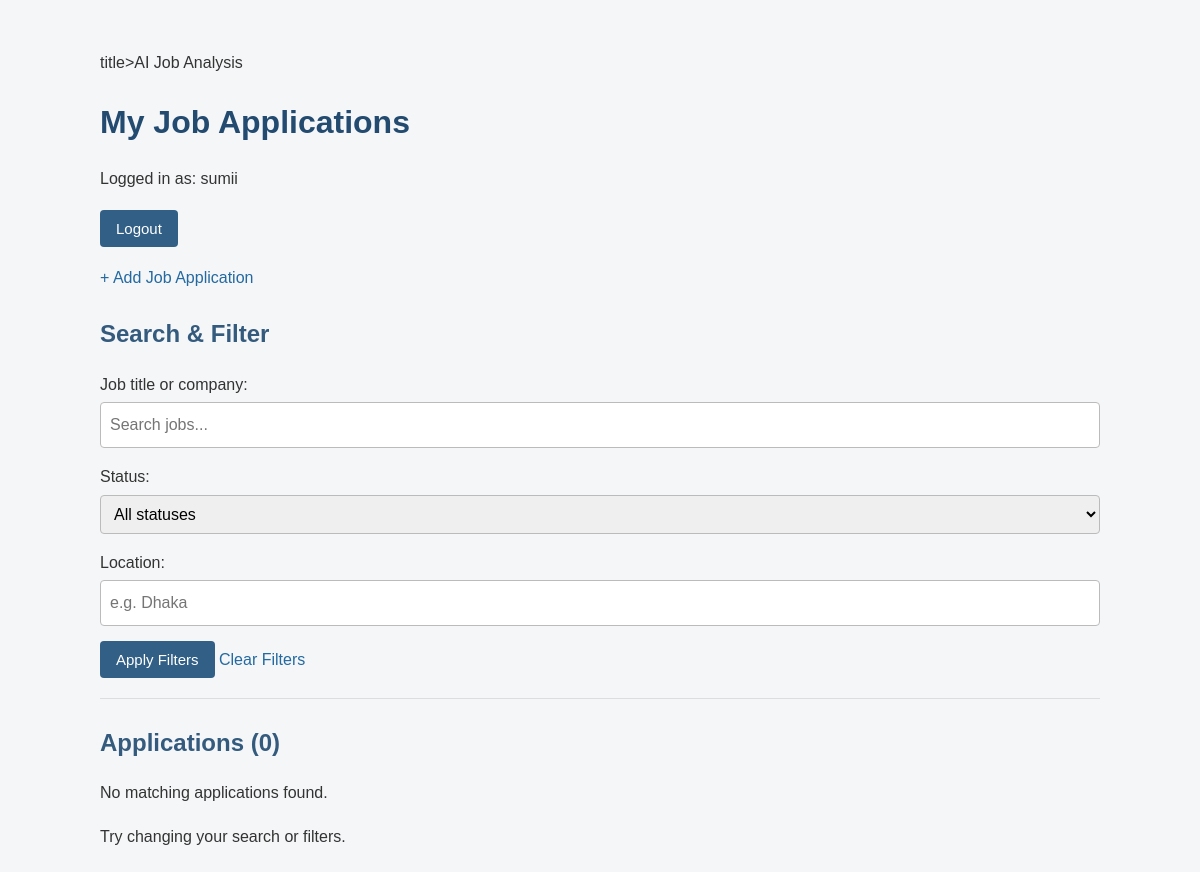
/applications/ (signed in), run on an earlier commit of the app's database.
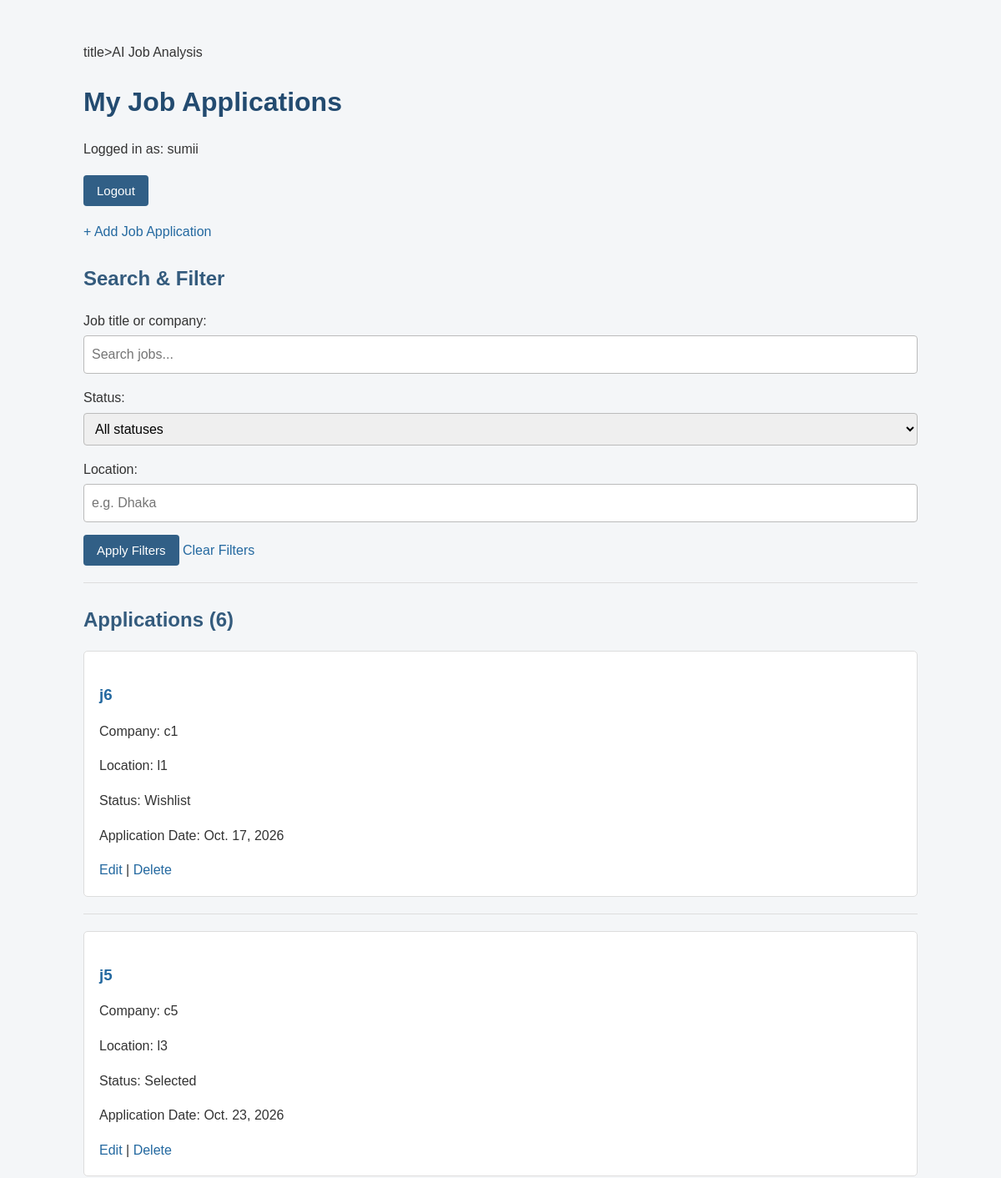
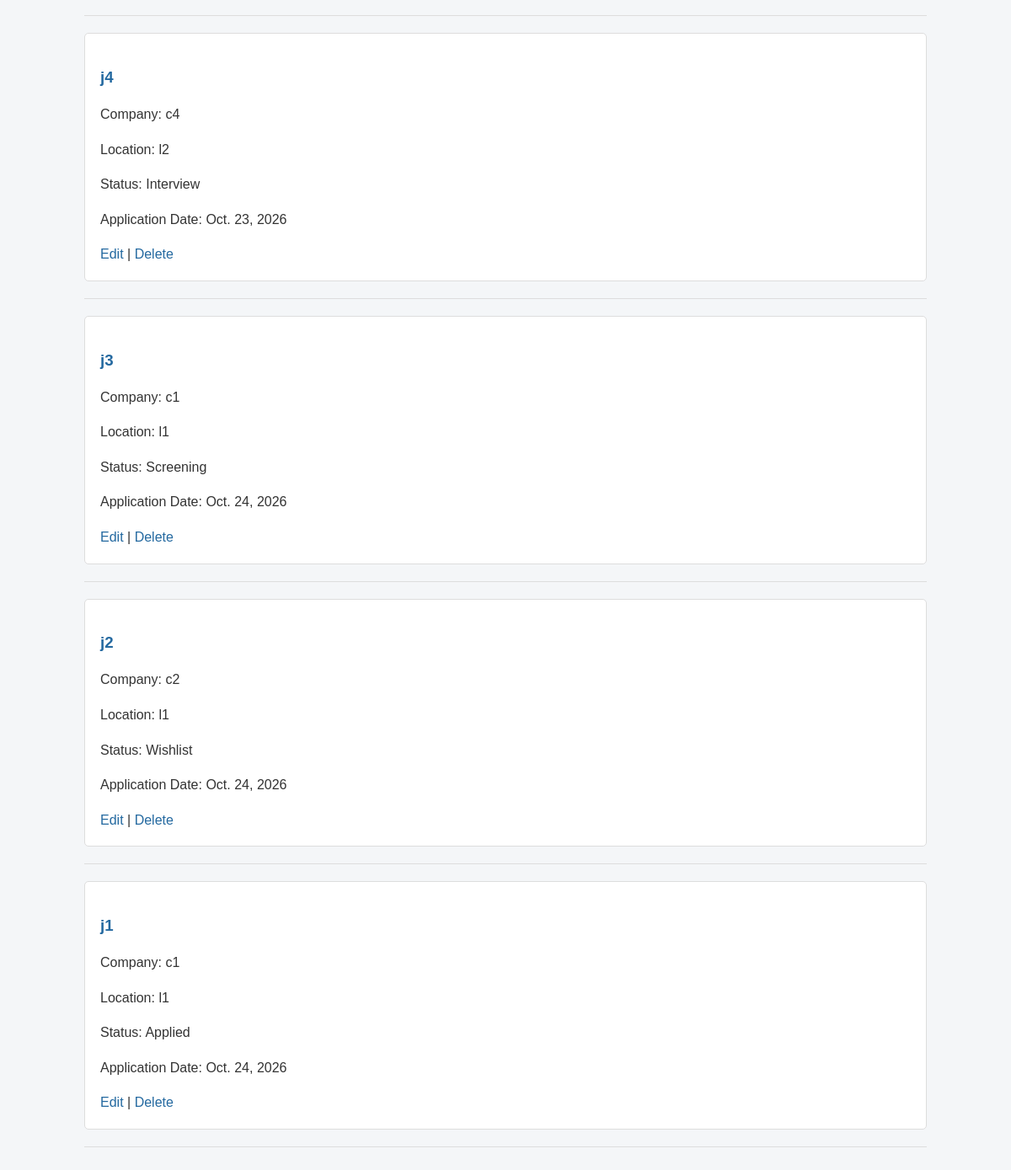
And on a later commit of the database (2 pictures, top to bottom).
### jobs/models.py (models this page shows, shortened)
class JobApplication(models.Model):
    STATUS_CHOICES = [
        ('wishlist', 'Wishlist'),
        ('applied', 'Applied'),
        ('screening', 'Screening'),
        ('interview', 'Interview'),
        ('selected', 'Selected'),
        ('rejected', 'Rejected'),
    ]
    user = models.ForeignKey(
        User,
        on_delete=models.CASCADE,
        related_name='job_applications'
    )
    job_title = models.CharField(max_length=200)
    company_name = models.CharField(max_length=200)
    job_description = models.TextField(blank=True)
    location = models.CharField(max_length=200, blank=True)
    salary = models.CharField(max_length=100, blank=True)
    job_url = models.URLField(blank=True)
    application_date = models.DateField()
    status = models.CharField(
        max_length=20,
        choices=STATUS_CHOICES,
        default='wishlist'
    )
    notes = models.TextField(blank=True)
    created_at = models.DateTimeField(auto_now_add=True)
    updated_at = models.DateTimeField(auto_now=True)

### jobs/views.py (the view)
# urls.py: path('applications/', views.application_list, name='application_list'),
@login_required
def application_list(request):
    applications = JobApplication.objects.filter(
        user=request.user
    ).order_by('-created_at')
    query = request.GET.get('q', '').strip()
    status = request.GET.get('status', '').strip()
    location = request.GET.get('location', '').strip()
    if query:
        applications = applications.filter(
            models.Q(job_title__icontains=query)
            | models.Q(company_name__icontains=query)
        )
    if status:
        applications = applications.filter(status=status)
    if location:
        applications = applications.filter(
            location__icontains=location
        )
    context = {
        'applications': applications,
        'query': query,
        'selected_status': status,
        'location_query': location,
        'status_choices': JobApplication.STATUS_CHOICES,
    }
    return render(
        request,
        'jobs/application_list.html',
        context
    )

### jobs/templates/jobs/application_list.html (shortened to what this page needs)
<!DOCTYPE html>
<html lang="en">
<head>
    {% load static %}
    <link rel="stylesheet" href="{% static 'jobs/style.css' %}">
</head>
<body>
    <h1>My Job Applications</h1>
    <p>Logged in as: {{ request.user.username }}</p>
    <form method="post" action="{% url 'logout' %}">
        <button type="submit">Logout</button>
    </form>
    <p>
        <a href="{% url 'application_create' %}">
            + Add Job Application
        </a>
    </p>
    <h2>Search & Filter</h2>
    <form method="get">
        <p>
            <label for="q">Job title or company:</label>
            <input
                type="text"
                id="q"
                name="q"
                value="{{ query }}"
                placeholder="Search jobs..."
            >
        </p>
        <p>
            <label for="status">Status:</label>
            <select id="status" name="status">
                <option value="">All statuses</option>
            </select>
        </p>
        <p>
            <label for="location">Location:</label>
            <input
                type="text"
                id="location"
                name="location"
                value="{{ location_query }}"
                placeholder="e.g. Dhaka"
            >
        </p>
        <button type="submit">Apply Filters</button>
        <a href="{% url 'application_list' %}">Clear Filters</a>
    </form>
    <hr>
    <h2>Applications ({{ applications|length }})</h2>
    {% for application in applications %}
        <article>
            <h3>
                <a href="{% url 'application_detail' application.pk %}">
                    {{ application.job_title }}
                </a>
            </h3>
            <p>Company: {{ application.company_name }}</p>
            <p>Location: {{ application.location|default:"Not specified" }}</p>
            <p>Status: {{ application.get_status_display }}</p>
            <p>Application Date: {{ application.application_date }}</p>
            <a href="{% url 'application_update' application.pk %}">
                Edit
            </a>
            |
            <a href="{% url 'application_delete' application.pk %}">
                Delete
            </a>
        </article>
        <hr>
    {% empty %}
        <p>No matching applications found.</p>
        <p>Try changing your search or filters.</p>
    {% endfor %}
</body>
</html>

### jobs/templates/jobs/static/jobs/style.css (style rules this page uses)
body { font-family: Arial, sans-serif; background-color: #f4f6f8; color: #333; max-width: 1000px; margin: 30px auto; padding: 20px; line-height: 1.6; }
h1 { color: #234b70; margin-bottom: 20px; }
h2 { color: #345b7d; margin-top: 25px; }
h3 { margin-bottom: 8px; }
header, section, article, main > form, body > form, body > p, body > h1, body > h2 { margin-bottom: 18px; }
article, section { background-color: white; border: 1px solid #ddd; border-radius: 5px; padding: 18px; margin-bottom: 15px; }
form { margin: 15px 0; }
label { display: inline-block; margin-bottom: 5px; }
input, select, textarea { padding: 9px; border: 1px solid #bbb; border-radius: 4px; max-width: 100%; box-sizing: border-box; font: inherit; }
input[type="text"], input[type="password"], input[type="email"], input[type="number"], input[type="url"], input[type="date"], input[type="datetime-local"], textarea, select { width: 100%; }
button { background-color: #315f86; color: white; border: none; padding: 10px 16px; border-radius: 4px; cursor: pointer; font-size: 15px; }
a { color: #2469a0; text-decoration: none; }
hr { border: none; border-top: 1px solid #ddd; margin: 20px 0; }
form p { margin-bottom: 15px; }

What changed in the data, as far as the page shows it:
added JobApplication: job_title "j6", company_name "c1", location "l1", status "Wishlist", application_date "Oct. 17, 2026"
added JobApplication: job_title "j5", company_name "c5", location "l3", status "Selected", application_date "Oct. 23, 2026"
added JobApplication: job_title "j4", company_name "c4", location "l2", status "Interview", application_date "Oct. 23, 2026"
added JobApplication: job_title "j3", company_name "c1", location "l1", status "Screening", application_date "Oct. 24, 2026"
added JobApplication: job_title "j2", company_name "c2", location "l1", status "Wishlist", application_date "Oct. 24, 2026"
added JobApplication: job_title "j1", company_name "c1", location "l1", status "Applied", application_date "Oct. 24, 2026"
Also different on the page:
{{ applications|length }}: "0" → "6"
text no longer shown: "No matching applications found. Try changing your search or filters."
